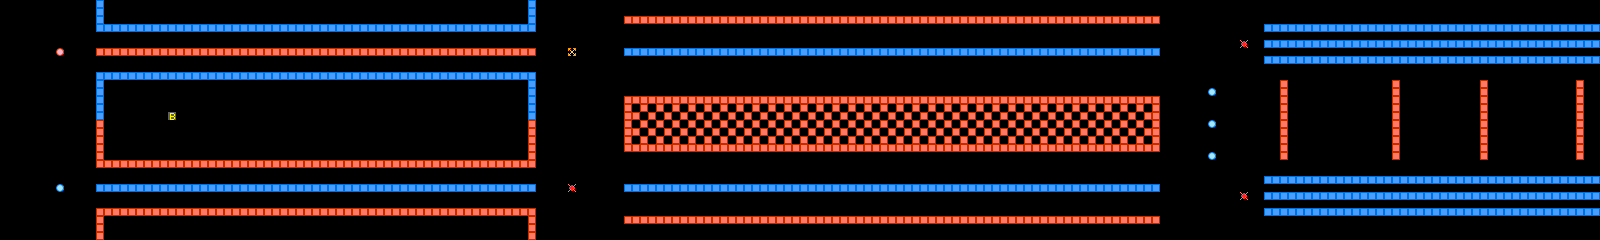

This game map was drawn from its Tiled (.tmx) file and the tilesets committed beside it. A one-line description and the trimmed map source follow:
An orthogonal 200x30 tile map with 8x8 px tiles, 1 tile layer (layer), 2 tilesets.

<map version="1.0" orientation="orthogonal" width="200" height="30" tilewidth="8" tileheight="8">
 <tileset firstgid="1" name="chip" tilewidth="8" tileheight="8">
  <image source="chip.png" width="128" height="128" />
 </tileset>
 <tileset firstgid="257" name="chip" tilewidth="8" tileheight="8">
  <image source="../chip.png" width="128" height="128" />
 </tileset>
 <layer name="layer" width="200" height="30">
  <properties>
   <property name="object" value="true" />
  </properties>
  <data>[6000 cells, 1238 non-empty, 7 distinct tile ids]</data>
 </layer>
</map>
